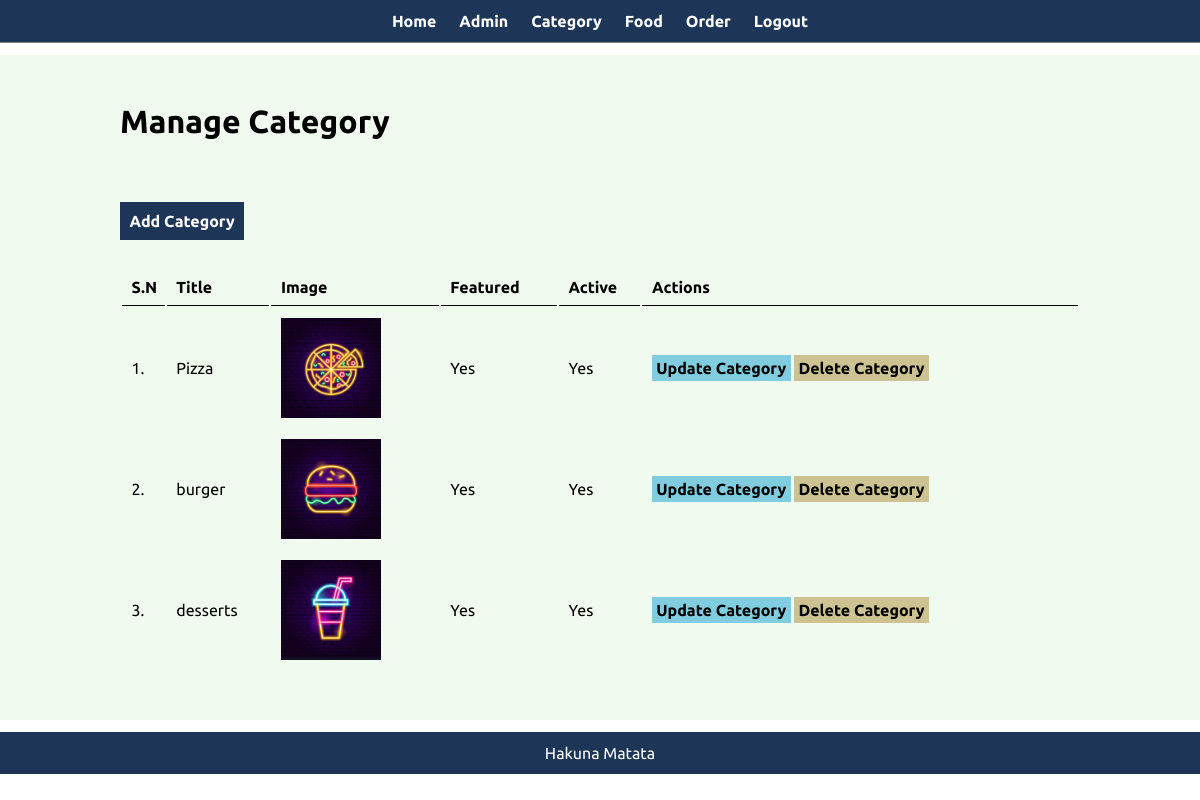
The app's page /admin/manage-category.php (signed in) with its own data.
### tables this page shows
CREATE TABLE `category` (
  `id` int(10) UNSIGNED NOT NULL,
  `title` varchar(100) NOT NULL,
  `image_name` varchar(200) NOT NULL,
  `featured` varchar(10) NOT NULL,
  `active` varchar(10) NOT NULL
);

### admin/manage-category.php (the view, shortened to what this page needs)
<?php include('partials/menu.php');?>
<div class="main-content">
    <div class="wrapper">
         <h1>Manage Category</h1>
        <br/><br>
    <br><br>
            <a href="<?php echo SITEURL; ?>admin/add-category.php" class="btn-primary">Add Category</a>
            <br /><br /><br />
            <table class="tbl-full">
                <tr>
                    <th>S.N</th>
                    <th>Title</th>
                    <th>Image</th>
                    <th>Featured</th>
                    <th>Active</th>
                    <th>Actions</th>
                </tr>
                <?php
                    $sql = "SELECT * FROM category";
                    $res = mysqli_query($conn, $sql);
                    $count = mysqli_num_rows($res);
                    $sn=1;
                    if($count>0)
                    {
                        while($row=mysqli_fetch_assoc($res))
                        {
                            $id = $row['id'];
                            $title = $row['title'];
                            $image_name = $row['image_name'];
                            $featured = $row['featured'];
                            $active = $row['active'];
                            ?>
                               <tr>
                                  <td><?php echo $sn++; ?>. </td>
                                  <td><?php echo $title; ?></td>
                                  <td>
                                    <?php
                                        if($image_name!="")
                                        {
                                            ?>
                                            <img src = "<?php echo SITEURL; ?>images/category/<?php echo $image_name; ?>" width="100px" >
                                            <?php
                                        }
                                        else
                                        {
                                            echo "<div class ='error'>Image Not Added.</div>";
                                        }
                                    ?>
                                  </td>
                                  <td><?php echo $featured; ?></td>
                                  <td><?php echo $active; ?></td>
                                  <td>
                                      <a href="<?php echo SITEURL; ?>admin/update-category.php?id=<?php echo $id; ?>" class="btn-secondary">Update Category</a>
                                      <a href="<?php echo SITEURL; ?>admin/delete-category.php?id=<?php echo $id; ?>&image_name=<?php echo $image_name; ?>" class="btn-danger">Delete Category</a>
                                  </td>
                               </tr>
                            <?php
                        }
                    }
                    else
                    {
                        ?>
                        <tr>
                            <td colspan="6"><div class="error">No Category Added.</div></td>
                        </tr>
                        <?php
                    }
                ?>
            </table>
</div>
</div>
<?php include('partials/footer.php');?>

### css/admin.css (style rules this page uses)
* { margin: 0; padding: 0; font-family: 'Ubuntu', sans-serif;; }
.wrapper { padding: 1%; width: 80%; margin: 0 auto; }
.tbl-full { width: 100% }
table tr th { border-bottom: 1px solid black; padding: 1%; text-align: left; }
table tr td { padding: 1%; }
.btn-primary { background-color:#1D3557; padding: 1%; color: white; text-decoration: none; font-weight: bold; }
.btn-secondary { background-color:#81cde0; padding: 1%; color: black; text-decoration: none; font-weight: bold; }
.btn-danger { background-color:#CDC392; padding: 1%; color: black; text-decoration: none; font-weight: bold; }
.main-content { margin: 1% 0; background-color:#f1faee; padding: 3% 0; }

### records on screen
category: title "Pizza", image_name (picture), featured "Yes", active "Yes"
category: title "burger", image_name (picture), featured "Yes", active "Yes"
category: title "desserts", image_name (picture), featured "Yes", active "Yes"
